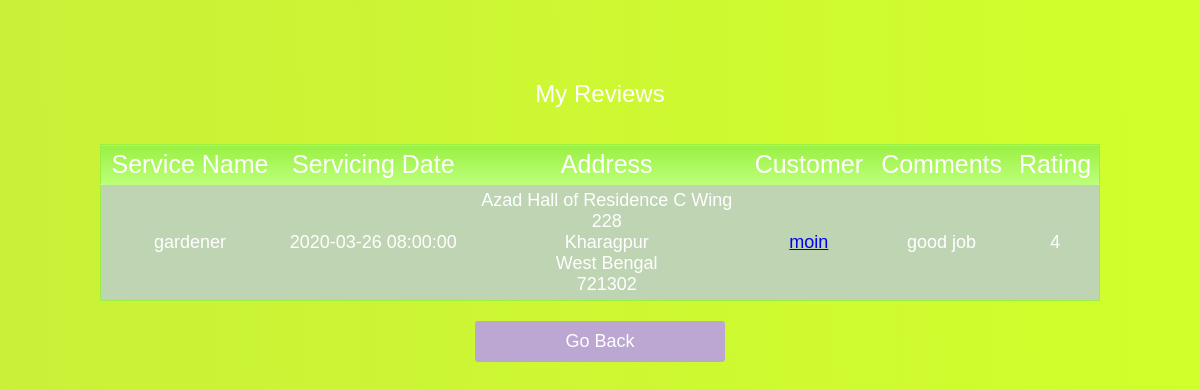
Page /DBMS/view_review.php (signed in) on the committed database.
### tables this page shows
CREATE TABLE `review` (
  `provider_id` varbinary(30) NOT NULL,
  `user_id` varbinary(30) NOT NULL,
  `service_name` varchar(30) NOT NULL,
  `list_date` datetime NOT NULL,
  `review_date` datetime NOT NULL,
  `comment` varchar(100) DEFAULT NULL,
  `rating` int(11) NOT NULL CHECK (`rating` between 1 and 5)
);

CREATE TABLE `service_tasks` (
  `provider_id` varbinary(30) NOT NULL,
  `user_id` varbinary(30) NOT NULL,
  `service_name` varchar(30) NOT NULL,
  `list_date` datetime NOT NULL,
  `servicing_date` datetime NOT NULL,
  `servicing_charge` int(11) NOT NULL
);

CREATE TABLE `consumer` (
  `user_id` varbinary(30) NOT NULL,
  `username` varchar(30) NOT NULL,
  `password` varbinary(400) NOT NULL,
  `street_name` varchar(50) DEFAULT NULL,
  `street_number` varchar(10) DEFAULT NULL,
  `apt_number` varchar(10) DEFAULT NULL,
  `city` varchar(30) DEFAULT NULL,
  `state` varchar(30) DEFAULT NULL,
  `pin` int(11) DEFAULT NULL
);

### DBMS/view_review.php (the view, shortened to what this page needs)
<html>
<head>
		<link rel="stylesheet" href="css/style.css">
</head>
<body>
	<br><br>
	<center>
		<div class="wrapper">
		<div class="container">
		<h2>My Reviews</h2><br><br>
<?php
require_once 'dbconnect.php';
$org_reg = $_SESSION["email_id"];
$query = "SELECT * FROM review,service_tasks,consumer WHERE service_tasks.user_id = review.user_id AND
  service_tasks.service_name = review.service_name AND service_tasks.list_date = review.list_date AND
   service_tasks.provider_id = review.provider_id  AND
   consumer.user_id = service_tasks.user_id AND service_tasks.provider_id = '$org_reg'";
$result = mysqli_query($con, $query);
$numResults = mysqli_num_rows($result);
if($numResults == 0){
	echo "<br><br><br><center><h1>No Reviews Found<br></h1> </center>";
}
else{
    echo "<center><table> <tr><th>Service Name</th> <th>Servicing Date</th> <th>Address</th> <th>Customer</th><th>Comments</th><th>Rating</th></tr>";
	while ($row = mysqli_fetch_array($result, MYSQLI_ASSOC)){
	echo "<tr><td>".$row['service_name']."</td>";
	echo "<td>".$row['servicing_date']."</td>";
	echo "<td>".$row['street_name']." ".$row['street_number']."<br>".$row['apt_number']."<br>".$row['city']
	."<br>".$row['state']."<br>".$row['pin']."</td>";
	echo "<td><a href = \"user_profle.php\">".$row['username']."</a></td>";
	echo "<td>".$row['comment']."</td>";
	echo "<td>".$row['rating']."</td>";
	echo "</tr>";
	}
	echo "</table> </center>";
}
?>
<form action="home.php">
			<button type="submit">Go Back</button>
        </form>
				</div>
		<ul class="bg-bubbles">
		</ul>
	</div>
	</center>
</body>
</html>

### DBMS/css/style.css (style rules this page uses)
* { box-sizing: border-box; margin: 0; padding: 0; font-weight: 300; }
body { font-family: 'Source Sans Pro', sans-serif; color: white; font-weight: 300; }
.wrapper { background: #c1e346; background: linear-gradient(to top right, #c1e346 0%, #d1ff2b 100%); position: absolute; top: 0; left: 0; width: 100%; height: 1000%; margin-top: 0px; overflow: hidden; }
.container { max-width: 1000px; margin: 0 auto; padding: 80px 0; height: 1000%; text-align: center; }
form { padding: 20px 0; position: relative; z-index: 2; }
form button { -webkit-appearance: none; -moz-appearance: none; appearance: none; outline: 0; background-color: #bba7d1; border: 0; padding: 10px 15px; color: white; border-radius: 3px; width: 250px; cursor: pointer; font-size: 18px; transition-duration: 0.25s; }
table { border-collapse: collapse; width : 100%; border : 1px solid #99f043; }
table tr { background-color : #bfd4b2; }
table tr th { background-image: linear-gradient(#99f043, #bdff7a); padding : 5px; font-size : 25px; border-bottom: 1px solid #bdff7a; }
table tr td { text-align : center; padding : 5px; font-size : 18px; border-bottom: 1px solid #99f043; }
td a { width : 100%; display : block; }
.bg-bubbles { position: absolute; top: 0; left: 0; width: 100%; height: 100%; z-index: 1; }

### rows in the picture
review: service_tasks.service_name "gardener", service_tasks.servicing_date "2020-03-26 08:00:00", consumer.street_name "Azad Hall of Residence", consumer.street_number "C Wing", consumer.apt_number "228", consumer.city "Kharagpur", consumer.state "West Bengal", consumer.pin "721302", consumer.username "moin", comment "good job", rating "4"
